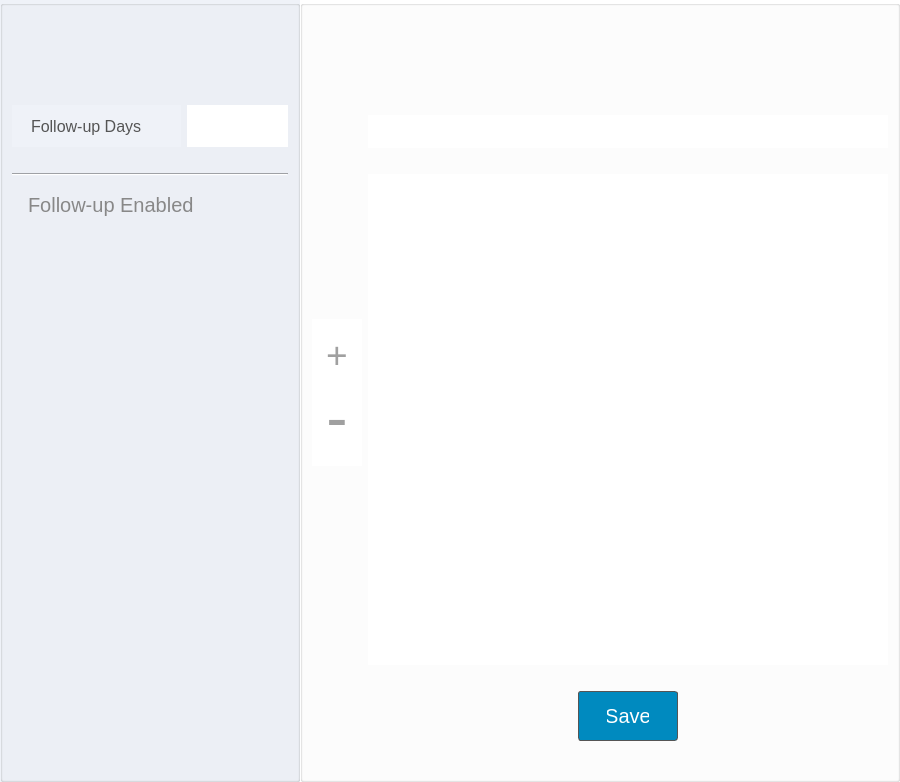
      <widget class="QWidget" name="stackedWidgetPage4">
       <layout class="QHBoxLayout" name="horizontalLayout_19">
        <property name="spacing">
         <number>0</number>
        </property>
        <property name="leftMargin">
         <number>0</number>
        </property>
        <property name="topMargin">
         <number>0</number>
        </property>
        <property name="rightMargin">
         <number>0</number>
        </property>
        <property name="bottomMargin">
         <number>0</number>
        </property>
        <item>
         <widget class="QGroupBox" name="groupBox_11">
          <property name="minimumSize">
           <size>
            <width>300</width>
            <height>0</height>
           </size>
          </property>
          <property name="maximumSize">
           <size>
            <width>300</width>
            <height>16777215</height>
           </size>
          </property>
          <property name="styleSheet">
           <string notr="true">background-color: #eff2f8;
</string>
          </property>
          <property name="title">
           <string/>
          </property>
          <layout class="QVBoxLayout" name="verticalLayout_14">
           <item>
            <spacer name="spacerItem27">
             <property name="orientation">
              <enum>Qt::Vertical</enum>
             </property>
             <property name="sizeType">
              <enum>QSizePolicy::Fixed</enum>
             </property>
             <property name="sizeHint" stdset="0">
              <size>
               <width>20</width>
               <height>90</height>
              </size>
             </property>
            </spacer>
           </item>
           <item>
            <layout class="QHBoxLayout" name="horizontalLayout_17" stretch="5,3">
             <item>
              <widget class="QLabel" name="label_13">
               <property name="minimumSize">
                <size>
                 <width>0</width>
                 <height>25</height>
                </size>
               </property>
               <property name="font">
                <font>
                 <family>Arial</family>
                 <pointsize>12</pointsize>
                </font>
               </property>
               <property name="styleSheet">
                <string notr="true">color: #555;
padding-left: 15px;</string>
               </property>
               <property name="text">
                <string>Follow-up Days</string>
               </property>
               <property name="alignment">
                <set>Qt::AlignLeading|Qt::AlignLeft|Qt::AlignVCenter</set>
               </property>
              </widget>
             </item>
             <item>
              <widget class="QLineEdit" name="lineEdit_configuration_followup_days">
               <property name="minimumSize">
                <size>
                 <width>0</width>
                 <height>42</height>
                </size>
               </property>
               <property name="font">
                <font>
                 <family>Calibri</family>
                 <pointsize>11</pointsize>
                </font>
               </property>
               <property name="styleSheet">
                <string notr="true">background-color: rgb(255, 255, 255);</string>
               </property>
               <property name="frame">
                <bool>false</bool>
               </property>
              </widget>
             </item>
            </layout>
           </item>
           <item>
            <spacer name="spacerItem28">
             <property name="orientation">
              <enum>Qt::Vertical</enum>
             </property>
             <property name="sizeType">
              <enum>QSizePolicy::Fixed</enum>
             </property>
             <property name="sizeHint" stdset="0">
              <size>
               <width>20</width>
               <height>20</height>
              </size>
             </property>
            </spacer>
           </item>
           <item>
            <widget class="Line" name="line_25">
             <property name="orientation">
              <enum>Qt::Horizontal</enum>
             </property>
            </widget>
           </item>
           <item>
            <widget class="QCheckBox" name="checkBox_configuration_followup_enabled">
             <property name="minimumSize">
              <size>
               <width>0</width>
               <height>25</height>
              </size>
             </property>
             <property name="font">
              <font>
               <pointsize>-1</pointsize>
              </font>
             </property>
             <property name="styleSheet">
              <string notr="true">QCheckBox::indicator {
                width: 0px; /* Hide the circle indicator */
                height: 0px;
            }
QCheckBox {
                font-size: 20px;
                color: #888;
                background-color: transparent;
                border: none;
                padding: 10px;
            }
            QCheckBox:checked {
                font-weight: bold;
                color: #000;
            }</string>
             </property>
             <property name="text">
              <string>Follow-up Enabled</string>
             </property>
            </widget>
           </item>
           <item>
            <spacer name="spacerItem29">
             <property name="orientation">
              <enum>Qt::Vertical</enum>
             </property>
             <property name="sizeHint" stdset="0">
              <size>
               <width>20</width>
               <height>543</height>
              </size>
             </property>
            </spacer>
           </item>
          </layout>
         </widget>
        </item>
        <item>
         <widget class="QGroupBox" name="groupBox_17">
          <property name="minimumSize">
           <size>
            <width>600</width>
            <height>0</height>
           </size>
          </property>
          <property name="maximumSize">
           <size>
            <width>1920</width>
            <height>1080</height>
           </size>
          </property>
          <property name="styleSheet">
           <string notr="true">background-color: #fff;</string>
          </property>
          <property name="title">
           <string/>
          </property>
          <layout class="QHBoxLayout" name="horizontalLayout_18">
           <item>
            <layout class="QVBoxLayout" name="verticalLayout_16">
             <property name="spacing">
              <number>0</number>
             </property>
             <item>
              <spacer name="spacerItem30">
               <property name="orientation">
                <enum>Qt::Vertical</enum>
               </property>
               <property name="sizeHint" stdset="0">
                <size>
                 <width>20</width>
                 <height>40</height>
                </size>
               </property>
              </spacer>
             </item>
             <item>
              <widget class="QGroupBox" name="groupBox_18">
               <property name="minimumSize">
                <size>
                 <width>50</width>
                 <height>0</height>
                </size>
               </property>
               <property name="maximumSize">
                <size>
                 <width>50</width>
                 <height>16777215</height>
                </size>
               </property>
               <property name="styleSheet">
                <string notr="true">border: none;</string>
               </property>
               <property name="title">
                <string/>
               </property>
               <layout class="QVBoxLayout" name="verticalLayout_7">
                <item>
                 <widget class="QPushButton" name="pushButton_compose_zoomIn_2">
                  <property name="font">
                   <font>
                    <family>MS Shell Dlg 2</family>
                    <pointsize>28</pointsize>
                    <weight>50</weight>
                    <bold>false</bold>
                   </font>
                  </property>
                  <property name="styleSheet">
                   <string notr="true">QPushButton {
    background: transparent;
    color: #a0a0a0;
    }
QPushButton:hover {
    color: #a0a0a077;
    }
QPushButton:pressed {
    border-style: inset;
     color: #a0a0a0;    
}</string>
                  </property>
                  <property name="text">
                   <string>+</string>
                  </property>
                 </widget>
                </item>
                <item>
                 <widget class="QPushButton" name="pushButton_compose_zoomOut_2">
                  <property name="font">
                   <font>
                    <family>MS Shell Dlg 2</family>
                    <pointsize>48</pointsize>
                    <weight>50</weight>
                    <bold>false</bold>
                   </font>
                  </property>
                  <property name="styleSheet">
                   <string notr="true">QPushButton {
    background: transparent;
    color: #a0a0a0;
    }
QPushButton:hover {
    color: #a0a0a077;
    }
QPushButton:pressed {
    border-style: inset;
     color: #a0a0a0;    
}</string>
                  </property>
                  <property name="text">
                   <string>-</string>
                  </property>
                 </widget>
                </item>
               </layout>
              </widget>
             </item>
             <item>
              <spacer name="spacerItem31">
               <property name="orientation">
                <enum>Qt::Vertical</enum>
               </property>
               <property name="sizeHint" stdset="0">
                <size>
                 <width>20</width>
                 <height>40</height>
                </size>
               </property>
              </spacer>
             </item>
            </layout>
           </item>
           <item>
            <layout class="QVBoxLayout" name="verticalLayout_15">
             <item>
              <spacer name="spacerItem32">
               <property name="orientation">
                <enum>Qt::Vertical</enum>
               </property>
               <property name="sizeType">
                <enum>QSizePolicy::Fixed</enum>
               </property>
               <property name="sizeHint" stdset="0">
                <size>
                 <width>20</width>
                 <height>100</height>
                </size>
               </property>
              </spacer>
             </item>
             <item>
              <widget class="QLineEdit" name="lineEdit_follow_up_subject">
               <property name="font">
                <font>
                 <family>Arial</family>
                 <pointsize>20</pointsize>
                 <weight>75</weight>
                 <bold>true</bold>
                </font>
               </property>
               <property name="styleSheet">
                <string notr="true">background-color: rgb(255, 255, 255);
border: none;</string>
               </property>
               <property name="text">
                <string notr="true"/>
               </property>
               <property name="frame">
                <bool>false</bool>
               </property>
               <property name="clearButtonEnabled">
                <bool>true</bool>
               </property>
              </widget>
             </item>
             <item>
              <spacer name="spacerItem33">
               <property name="orientation">
                <enum>Qt::Vertical</enum>
               </property>
               <property name="sizeType">
                <enum>QSizePolicy::Fixed</enum>
               </property>
               <property name="sizeHint" stdset="0">
                <size>
                 <width>20</width>
                 <height>20</height>
                </size>
               </property>
              </spacer>
             </item>
             <item>
              <widget class="QTextBrowser" name="textBrowser_follow_up_body">
               <property name="minimumSize">
                <size>
                 <width>400</width>
                 <height>400</height>
                </size>
               </property>
               <property name="font">
                <font>
                 <family>Arial</family>
                 <pointsize>12</pointsize>
                </font>
               </property>
               <property name="styleSheet">
                <string notr="true">
QTextEdit{
    border: none;
background-color: rgb(255, 255, 255);
color: #555;
}
QScrollBar:vertical {
                border: none;
                background: #f5f5f5;
                width: 10px;
                margin: 0px 0px 0px 0px;
            }
            QScrollBar::handle:vertical {
                background: #888;
                min-height: 20px;
                border-radius: 5px;
            }
            QScrollBar::handle:vertical:hover {
                background: #666;
            }
            QScrollBar::sub-line:vertical, QScrollBar::add-line:vertical {
                background: none;
                height: 0px;
            }
            QScrollBar::add-page:vertical, QScrollBar::sub-page:vertical {
                background: #f5f5f5;
            }</string>
               </property>
               <property name="frameShape">
                <enum>QFrame::NoFrame</enum>
               </property>
               <property name="frameShadow">
                <enum>QFrame::Plain</enum>
               </property>
               <property name="readOnly">
                <bool>false</bool>
               </property>
               <property name="html">
                <string>&lt;!DOCTYPE HTML PUBLIC &quot;-//W3C//DTD HTML 4.0//EN&quot; &quot;http://www.w3.org/TR/REC-html40/strict.dtd&quot;&gt;
&lt;html&gt;&lt;head&gt;&lt;meta name=&quot;qrichtext&quot; content=&quot;1&quot; /&gt;&lt;style type=&quot;text/css&quot;&gt;
p, li { white-space: pre-wrap; }
&lt;/style&gt;&lt;/head&gt;&lt;body style=&quot; font-family:'Arial'; font-size:12pt; font-weight:400; font-style:normal;&quot;&gt;
&lt;p style=&quot;-qt-paragraph-type:empty; margin-top:0px; margin-bottom:0px; margin-left:0px; margin-right:0px; -qt-block-indent:0; text-indent:0px;&quot;&gt;&lt;br /&gt;&lt;/p&gt;&lt;/body&gt;&lt;/html&gt;</string>
               </property>
              </widget>
             </item>
             <item>
              <spacer name="spacerItem34">
               <property name="orientation">
                <enum>Qt::Vertical</enum>
               </property>
               <property name="sizeType">
                <enum>QSizePolicy::Fixed</enum>
               </property>
               <property name="sizeHint" stdset="0">
                <size>
                 <width>20</width>
                 <height>20</height>
                </size>
               </property>
              </spacer>
             </item>
             <item>
              <layout class="QHBoxLayout" name="horizontalLayout_20">
               <property name="leftMargin">
                <number>9</number>
               </property>
               <property name="topMargin">
                <number>0</number>
               </property>
               <property name="rightMargin">
                <number>9</number>
               </property>
               <property name="bottomMargin">
                <number>9</number>
               </property>
               <item>
                <spacer name="spacerItem35">
                 <property name="orientation">
                  <enum>Qt::Horizontal</enum>
                 </property>
                 <property name="sizeHint" stdset="0">
                  <size>
                   <width>40</width>
                   <height>20</height>
                  </size>
                 </property>
                </spacer>
               </item>
               <item>
                <widget class="QPushButton" name="pushButton_follow_up_save">
                 <property name="minimumSize">
                  <size>
                   <width>100</width>
                   <height>50</height>
                  </size>
                 </property>
                 <property name="maximumSize">
                  <size>
                   <width>100</width>
                   <height>16777215</height>
                  </size>
                 </property>
                 <property name="font">
                  <font>
                   <pointsize>15</pointsize>
                  </font>
                 </property>
                 <property name="styleSheet">
                  <string notr="true">QPushButton {
    border: 1px solid #555;
    border-radius: 3px;
    border-style: Solid;
    background: rgba(0, 138, 191);
    padding: 5px 28px;
    color: rgb(255, 255, 255);
    }
QPushButton:hover {
    background: rgba(0, 138, 191, 0.6);
    opacity: 0.2
    }
QPushButton:pressed {
    border-style: inset;
    background: rgb(0, 138, 191);
    }</string>
                 </property>
                 <property name="text">
                  <string>Save</string>
                 </property>
                </widget>
               </item>
               <item>
                <spacer name="spacerItem36">
                 <property name="orientation">
                  <enum>Qt::Horizontal</enum>
                 </property>
                 <property name="sizeHint" stdset="0">
                  <size>
                   <width>40</width>
                   <height>20</height>
                  </size>
                 </property>
                </spacer>
               </item>
              </layout>
             </item>
             <item>
              <spacer name="spacerItem37">
               <property name="orientation">
                <enum>Qt::Vertical</enum>
               </property>
               <property name="sizeType">
                <enum>QSizePolicy::Fixed</enum>
               </property>
               <property name="sizeHint" stdset="0">
                <size>
                 <width>20</width>
                 <height>20</height>
                </size>
               </property>
              </spacer>
             </item>
            </layout>
           </item>
          </layout>
         </widget>
        </item>
       </layout>
      </widget>
